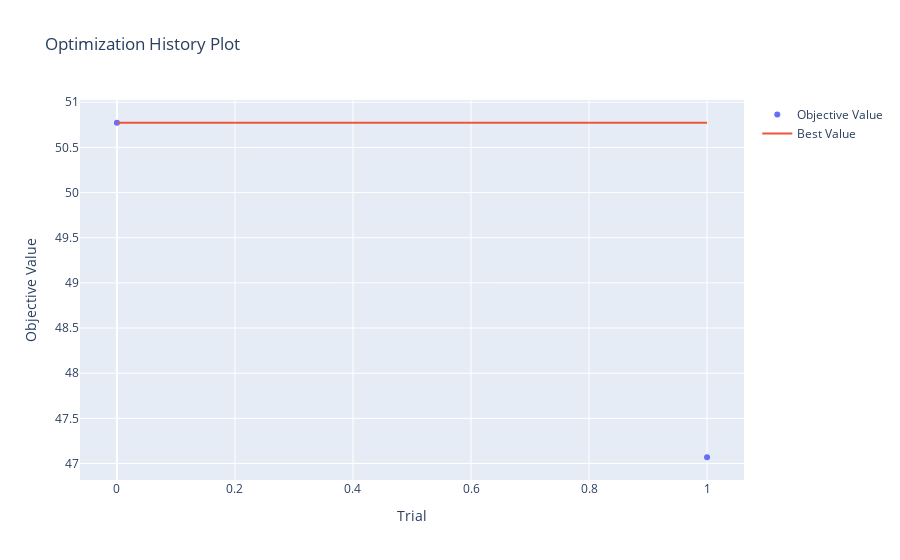

Notebook code cell kept with this figure:
### Code cell
fig1 = plot_optimization_history(study)
fig1.show()  # in Jupyter this will render an interactive Plotly chart

### Figure 1 — Plotly figure (JSON) as saved in the notebook; plotly's stock layout.template omitted (floating-point values rounded to 4 significant figures)
{"data": [{"mode": "markers", "name": "Objective Value", "type": "scatter", "x": [0, 1], "y": [50.77, 47.07]}, {"mode": "lines", "name": "Best Value", "type": "scatter", "x": [0, 1], "y": [50.77, 50.77]}, {"marker": {"color": "#cccccc"}, "mode": "markers", "name": "Infeasible Trial", "showlegend": false, "type": "scatter", "x": [], "y": []}], "layout": {"title": {"text": "Optimization History Plot"}, "xaxis": {"title": {"text": "Trial"}}, "yaxis": {"title": {"text": "Objective Value"}}}}
